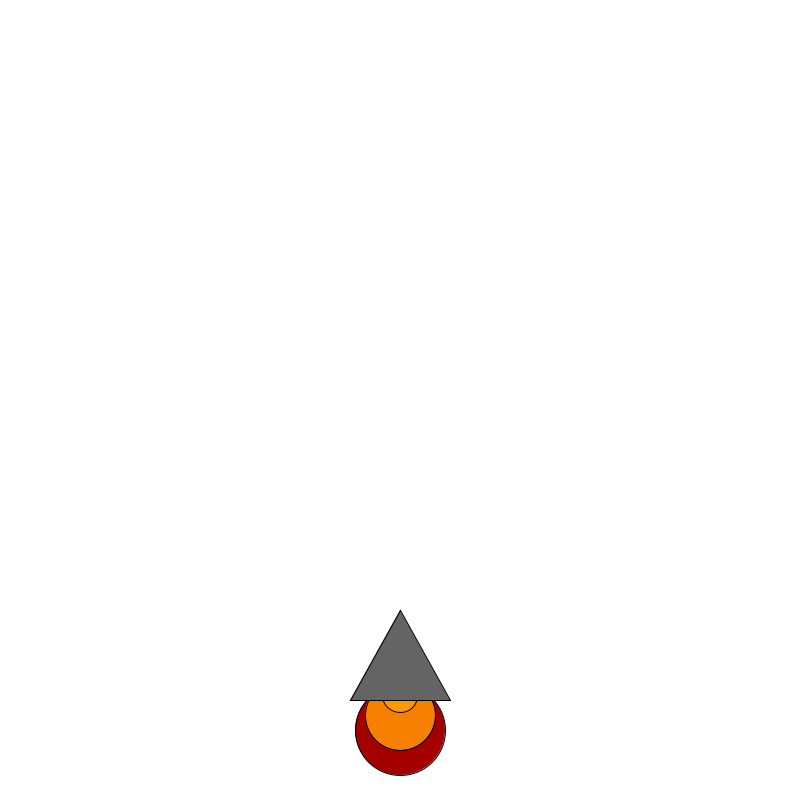
Frame 1 (no input)
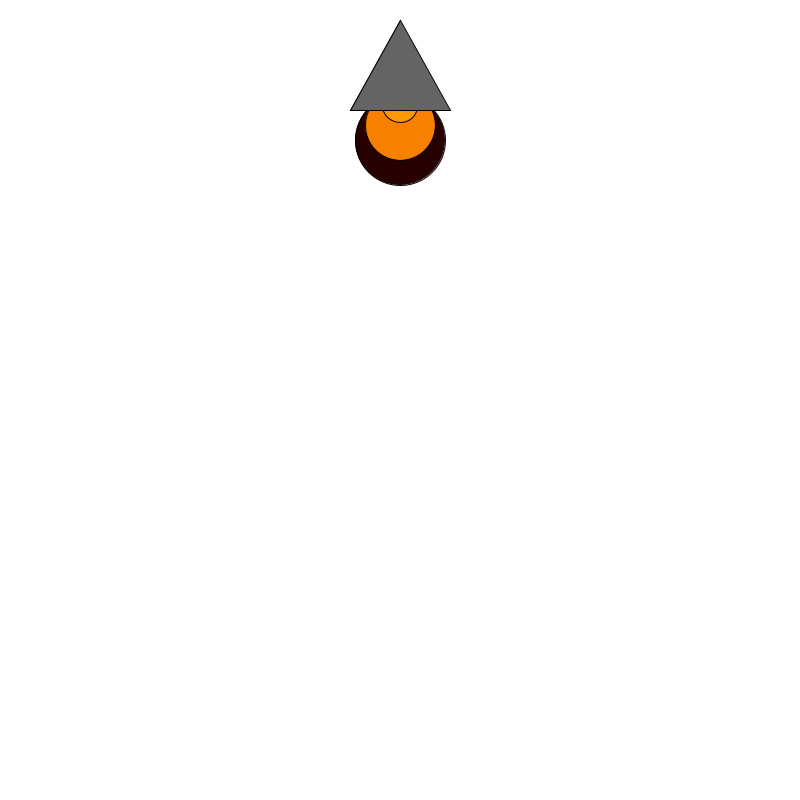
Frame 60 (the mouse pressed at the canvas centre just before this capture)
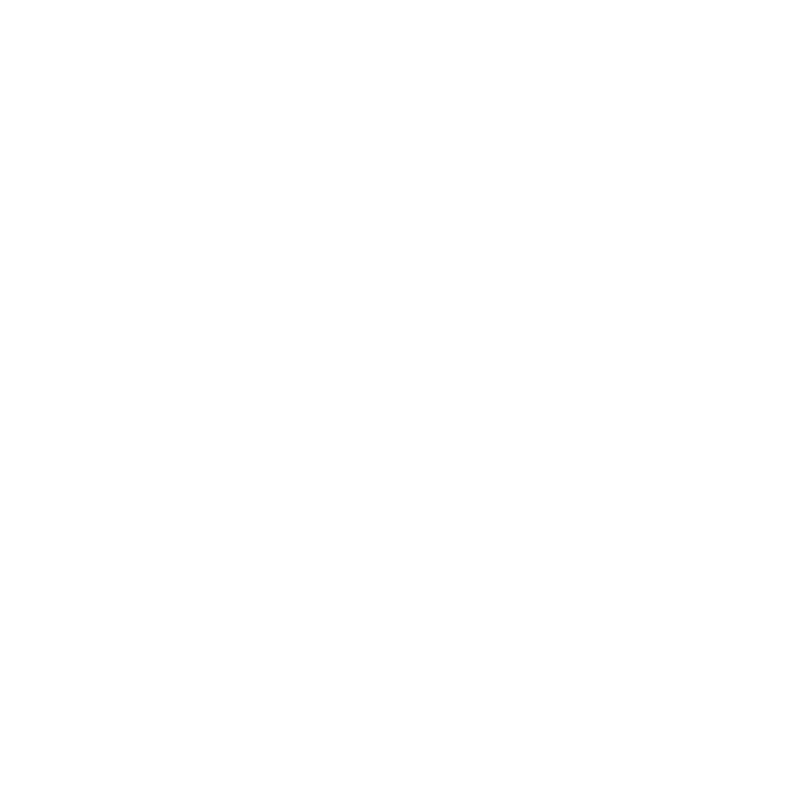
Frame 120 (the mouse held since frame 60 and released just before this capture)

The Processing sketch that drew these frames (run headless with seeded random() and noise(); from frame 60 on, the mouse is pressed at the canvas centre):

// Processing sketch: rocket_ship
// ── rocket_ship.pde
int x = 400; 
int y = 600; 

void setup() {

    background(0, 0, 40); size(800, 800);

}

void draw() {
  background(#FFFFFF);
rect(800,800,800,800);
    fill(random(255), 0, 0);
    ellipse(x, y + 130, 90, 90);
    fill(248, 128, 0);
    ellipse(x, y + 115, 70, 70);
    fill(255, 153, 0);
    ellipse(x, y + 95, 35, 35);
    fill(100, 100, 100);
    triangle(x, y + 10, x + 50, y + 100, x - 50, y + 100);
    y -= 10;

}
